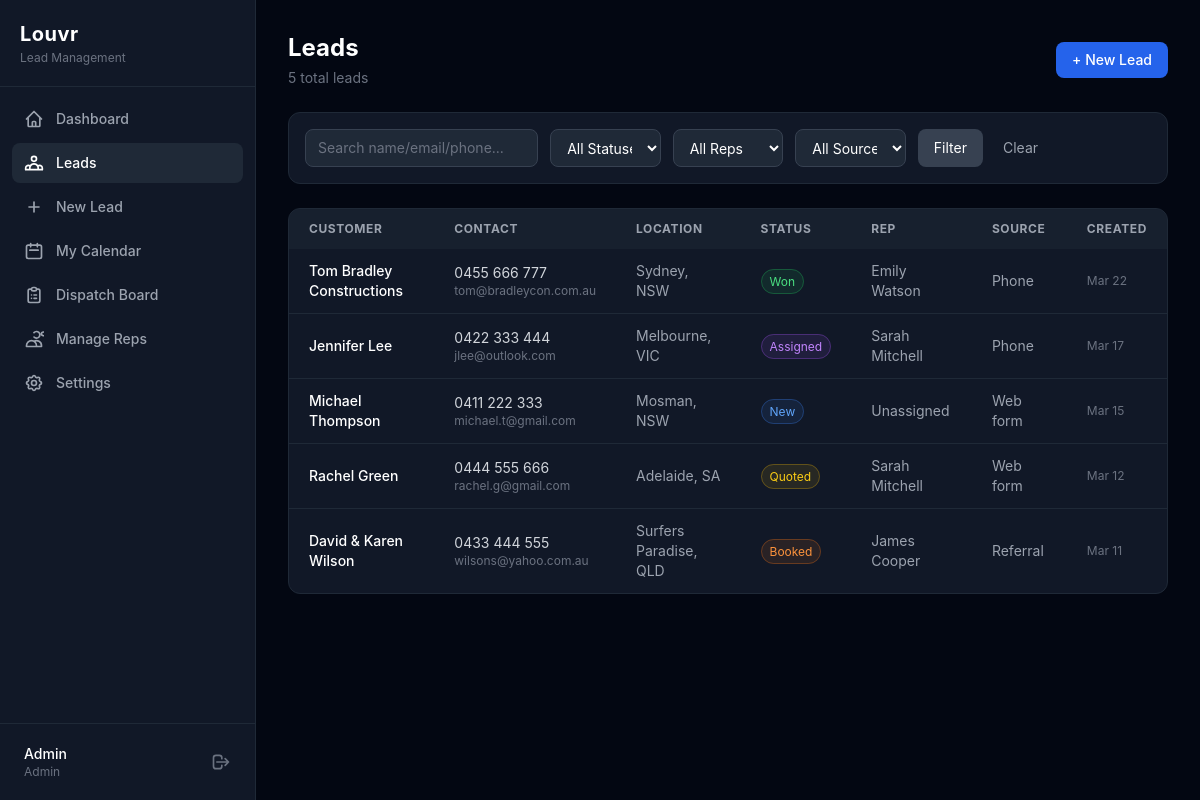
/leads (signed in), run on an earlier commit of the app's database.
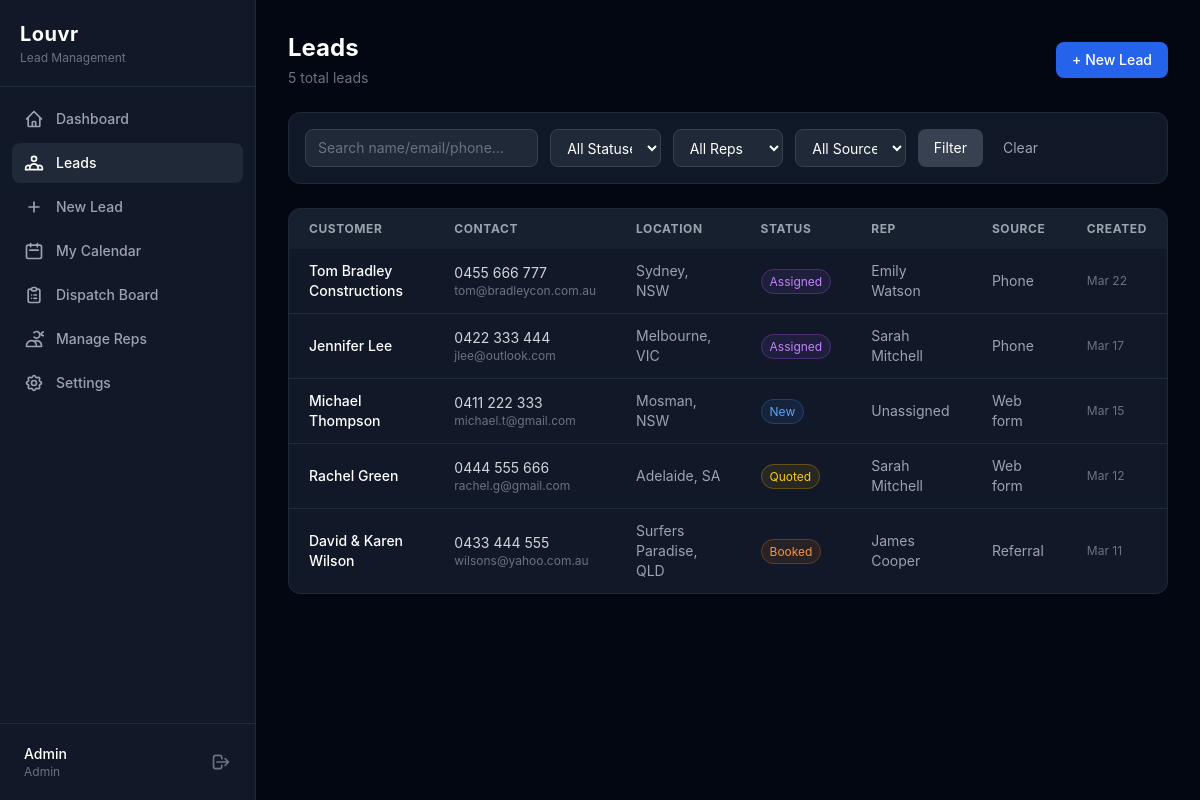
And on a later commit of the database.
### tables this page shows
CREATE TABLE leads (
            id INTEGER PRIMARY KEY AUTOINCREMENT,
            customer_name TEXT NOT NULL,
            customer_email TEXT DEFAULT "",
            customer_phone TEXT DEFAULT "",
            address TEXT DEFAULT "",
            suburb TEXT DEFAULT "",
            state TEXT DEFAULT "",
            postcode TEXT DEFAULT "",
            property_type TEXT DEFAULT "Residential",
            products_interested TEXT DEFAULT "",
            source TEXT DEFAULT "Phone",
            notes TEXT DEFAULT "",
            status TEXT DEFAULT "New",
            assigned_to INTEGER REFERENCES users(id) ON DELETE SET NULL,
            appointment_date TEXT,
            appointment_time TEXT,
            appointment_duration INTEGER DEFAULT 60,
            quoted_amount REAL,
            created_by INTEGER REFERENCES users(id) ON DELETE SET NULL,
            created_at DATETIME DEFAULT CURRENT_TIMESTAMP,
            updated_at DATETIME DEFAULT CURRENT_TIMESTAMP
        );

CREATE TABLE users (
            id INTEGER PRIMARY KEY AUTOINCREMENT,
            name TEXT NOT NULL,
            email TEXT NOT NULL UNIQUE,
            phone TEXT DEFAULT "",
            role TEXT NOT NULL DEFAULT "rep" CHECK(role IN ("admin","rep")),
            password_hash TEXT NOT NULL,
            api_key TEXT UNIQUE,
            is_active INTEGER NOT NULL DEFAULT 1,
            created_at DATETIME DEFAULT CURRENT_TIMESTAMP,
            updated_at DATETIME DEFAULT CURRENT_TIMESTAMP
        );

### src/Controllers/LeadController.php (called while the page is built, shortened)
<?php
class LeadController
{
    private Database $db;
    private array $config;
    public function __construct(Database $db, array $config)
    {
        $this->db = $db;
        $this->config = $config;
    }
    public function index(): void
    {
        $filters = [
            'status'      => $_GET['status'] ?? '',
            'assigned_to' => $_GET['assigned_to'] ?? '',
            'source'      => $_GET['source'] ?? '',
            'date_from'   => $_GET['date_from'] ?? '',
            'date_to'     => $_GET['date_to'] ?? '',
            'search'      => $_GET['search'] ?? '',
        ];
        $page = max(1, (int)($_GET['page'] ?? 1));
        $result = Lead::list($this->db, $filters, $page, $this->config['per_page']);
        require __DIR__ . '/../../templates/leads/index.php';
    }
}

### src/Models/Lead.php (called while the page is built, shortened)
<?php
class Lead
{
    public static function list(Database $db, array $filters = [], int $page = 1, int $perPage = 20): array
    {
        $where = [];
        $params = [];
        $whereClause = $where ? 'WHERE ' . implode(' AND ', $where) : '';
        $total = (int)$db->fetchColumn(
            "SELECT COUNT(*) FROM leads l $whereClause",
            $params
        );
        $offset = ($page - 1) * $perPage;
        $rows = $db->fetchAll(
            "SELECT l.*, u.name AS rep_name
             FROM leads l
             LEFT JOIN users u ON l.assigned_to = u.id
             $whereClause
             ORDER BY l.created_at DESC
             LIMIT :limit OFFSET :offset",
            array_merge($params, [':limit' => $perPage, ':offset' => $offset])
        );
        return [
            'data'       => $rows,
            'total'      => $total,
            'page'       => $page,
            'per_page'   => $perPage,
            'total_pages' => (int)ceil($total / $perPage),
        ];
    }
}

### src/Database.php (called while the page is built, shortened)
<?php
class Database
{
    private PDO $pdo;
    private function __construct(array $config)
    {
        if ($config['driver'] === 'sqlite') {
            $dsn = 'sqlite:' . $config['path'];
            $this->pdo = new PDO($dsn, null, null, [
                PDO::ATTR_ERRMODE            => PDO::ERRMODE_EXCEPTION,
                PDO::ATTR_DEFAULT_FETCH_MODE => PDO::FETCH_ASSOC,
                PDO::ATTR_EMULATE_PREPARES   => false,
            ]);
            $this->pdo->exec('PRAGMA journal_mode=WAL');
            $this->pdo->exec('PRAGMA foreign_keys=ON');
        }
    }
    public function query(string $sql, array $params = []): PDOStatement
    {
        $stmt = $this->pdo->prepare($sql);
        $stmt->execute($params);
        return $stmt;
    }
    public function fetchAll(string $sql, array $params = []): array
    {
        return $this->query($sql, $params)->fetchAll();
    }
    public function fetchColumn(string $sql, array $params = []): mixed
    {
        return $this->query($sql, $params)->fetchColumn();
    }
}

### templates/leads/index.php (the view, shortened to what the changed rows need)
<?php
$statusBg = [
    'new'      => 'bg-blue-500/10 border-blue-500/30 text-blue-400',
    'assigned' => 'bg-purple-500/10 border-purple-500/30 text-purple-400',
    'booked'   => 'bg-orange-500/10 border-orange-500/30 text-orange-400',
    'quoted'   => 'bg-yellow-500/10 border-yellow-500/30 text-yellow-400',
    'won'      => 'bg-green-500/10 border-green-500/30 text-green-400',
    'lost'     => 'bg-red-500/10 border-red-500/30 text-red-400',
];
$e = fn($v) => htmlspecialchars($v ?? '', ENT_QUOTES, 'UTF-8');
?>
<div class="mb-6 flex items-center justify-between">
    <div>
        <h2 class="text-2xl font-bold text-white">Leads</h2>
    </div>
</div>
<div class="bg-gray-900 border border-gray-800 rounded-xl overflow-hidden">
    <table class="w-full text-sm">
        <thead class="bg-gray-800/50">
            <tr class="text-left text-xs text-gray-400 uppercase tracking-wider">
                <th class="px-5 py-3">Customer</th>
                <th class="px-5 py-3 hidden md:table-cell">Contact</th>
                <th class="px-5 py-3 hidden lg:table-cell">Location</th>
                <th class="px-5 py-3">Status</th>
                <th class="px-5 py-3 hidden md:table-cell">Rep</th>
                <th class="px-5 py-3 hidden lg:table-cell">Source</th>
                <th class="px-5 py-3 hidden lg:table-cell">Created</th>
            </tr>
        </thead>
        <tbody class="divide-y divide-gray-800">
            <?php foreach ($result['data'] as $lead): ?>
            <tr class="hover:bg-gray-800/50 cursor-pointer transition-colors" onclick="window.location='/leads/<?= $lead['id'] ?>'">
                <td class="px-5 py-3">
                    <p class="font-medium text-white"><?= $e($lead['customer_name']) ?></p>
                </td>
                <td class="px-5 py-3 hidden md:table-cell">
                    <p class="text-gray-300"><?= $e($lead['customer_phone']) ?></p>
                    <p class="text-xs text-gray-500"><?= $e($lead['customer_email']) ?></p>
                </td>
                <td class="px-5 py-3 text-gray-400 hidden lg:table-cell"><?= $e($lead['suburb']) ?><?= $lead['state'] ? ', ' . $e($lead['state']) : '' ?></td>
                <td class="px-5 py-3">
                    <span class="text-xs px-2 py-1 rounded-full border <?= $statusBg[$lead['status']] ?? $statusBg[strtolower($lead['status'])] ?? 'bg-gray-500/10 border-gray-500/30 text-gray-400' ?>"><?= ucfirst($lead['status']) ?></span>
                </td>
                <td class="px-5 py-3 text-gray-400 hidden md:table-cell"><?= $e($lead['rep_name'] ?? 'Unassigned') ?></td>
                <td class="px-5 py-3 text-gray-400 hidden lg:table-cell"><?= ucfirst(str_replace('_', ' ', $lead['source'])) ?></td>
                <td class="px-5 py-3 text-gray-500 text-xs hidden lg:table-cell"><?= date('M j', strtotime($lead['created_at'])) ?></td>
            </tr>
            <?php endforeach; ?>
        </tbody>
    </table>
</div>
<?php
require __DIR__ . '/../layouts/app.php';

What changed in the data, as far as the page shows it:
changed leads "Tom Bradley Constructions": status "Won" → "Assigned"
